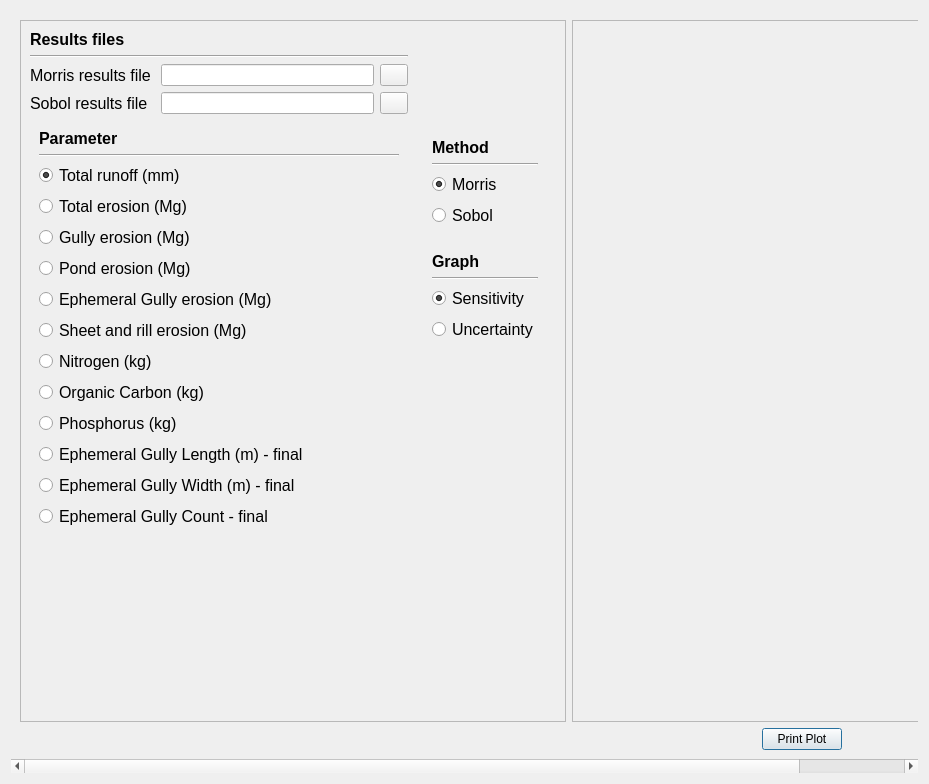
<?xml version="1.0" encoding="UTF-8"?>
<ui version="4.0">
 <class>Dialog</class>
 <widget class="QDialog" name="Dialog">
  <property name="geometry">
   <rect>
    <x>0</x>
    <y>0</y>
    <width>929</width>
    <height>784</height>
   </rect>
  </property>
  <property name="windowTitle">
   <string>Sensitivity Analysis Results</string>
  </property>
  <layout class="QGridLayout" name="gridLayout">
   <item row="0" column="0">
    <widget class="QScrollArea" name="scrollArea_9">
     <property name="styleSheet">
      <string notr="true"/>
     </property>
     <property name="frameShape">
      <enum>QFrame::NoFrame</enum>
     </property>
     <property name="widgetResizable">
      <bool>true</bool>
     </property>
     <widget class="QWidget" name="scrollAreaWidgetContents_9">
      <property name="geometry">
       <rect>
        <x>0</x>
        <y>0</y>
        <width>1037</width>
        <height>749</height>
       </rect>
      </property>
      <layout class="QGridLayout" name="gridLayout_43">
       <item row="0" column="1">
        <widget class="QFrame" name="frame_64">
         <property name="minimumSize">
          <size>
           <width>460</width>
           <height>0</height>
          </size>
         </property>
         <property name="frameShape">
          <enum>QFrame::StyledPanel</enum>
         </property>
         <property name="frameShadow">
          <enum>QFrame::Raised</enum>
         </property>
        </widget>
       </item>
       <item row="1" column="1">
        <layout class="QHBoxLayout" name="horizontalLayout_127">
         <item>
          <spacer name="horizontalSpacer_29">
           <property name="orientation">
            <enum>Qt::Horizontal</enum>
           </property>
           <property name="sizeHint" stdset="0">
            <size>
             <width>40</width>
             <height>20</height>
            </size>
           </property>
          </spacer>
         </item>
         <item>
          <widget class="QPushButton" name="print_graph_sensitivity">
           <property name="text">
            <string>Print Plot</string>
           </property>
          </widget>
         </item>
         <item>
          <spacer name="horizontalSpacer_28">
           <property name="orientation">
            <enum>Qt::Horizontal</enum>
           </property>
           <property name="sizeHint" stdset="0">
            <size>
             <width>40</width>
             <height>20</height>
            </size>
           </property>
          </spacer>
         </item>
        </layout>
       </item>
       <item row="0" column="0">
        <widget class="QFrame" name="frame_63">
         <property name="frameShape">
          <enum>QFrame::StyledPanel</enum>
         </property>
         <property name="frameShadow">
          <enum>QFrame::Raised</enum>
         </property>
         <layout class="QGridLayout" name="gridLayout_33">
          <item row="4" column="2">
           <widget class="QFrame" name="frame_26">
            <property name="frameShape">
             <enum>QFrame::NoFrame</enum>
            </property>
            <layout class="QVBoxLayout" name="verticalLayout_16">
             <item>
              <widget class="QFrame" name="frame_47">
               <property name="frameShape">
                <enum>QFrame::NoFrame</enum>
               </property>
               <layout class="QGridLayout" name="gridLayout_100">
                <item row="0" column="0">
                 <widget class="QLabel" name="label_70">
                  <property name="font">
                   <font>
                    <family>MS Shell Dlg 2</family>
                    <pointsize>12</pointsize>
                    <weight>75</weight>
                    <bold>true</bold>
                   </font>
                  </property>
                  <property name="text">
                   <string>Method</string>
                  </property>
                 </widget>
                </item>
                <item row="1" column="0">
                 <widget class="Line" name="line_method">
                  <property name="orientation">
                   <enum>Qt::Horizontal</enum>
                  </property>
                 </widget>
                </item>
                <item row="2" column="0">
                 <widget class="QRadioButton" name="radio_morris">
                  <property name="font">
                   <font>
                    <family>MS Shell Dlg 2</family>
                    <pointsize>12</pointsize>
                   </font>
                  </property>
                  <property name="text">
                   <string>Morris</string>
                  </property>
                  <property name="checked">
                   <bool>true</bool>
                  </property>
                 </widget>
                </item>
                <item row="3" column="0">
                 <widget class="QRadioButton" name="radio_sobol">
                  <property name="font">
                   <font>
                    <family>MS Shell Dlg 2</family>
                    <pointsize>12</pointsize>
                   </font>
                  </property>
                  <property name="text">
                   <string>Sobol</string>
                  </property>
                 </widget>
                </item>
               </layout>
              </widget>
             </item>
             <item>
              <widget class="QFrame" name="frame_36">
               <property name="frameShape">
                <enum>QFrame::NoFrame</enum>
               </property>
               <layout class="QGridLayout" name="gridLayout_58">
                <item row="0" column="0">
                 <widget class="QLabel" name="label_100">
                  <property name="font">
                   <font>
                    <pointsize>12</pointsize>
                    <weight>75</weight>
                    <bold>true</bold>
                   </font>
                  </property>
                  <property name="text">
                   <string>Graph</string>
                  </property>
                 </widget>
                </item>
                <item row="1" column="0">
                 <widget class="Line" name="line_graph_type">
                  <property name="orientation">
                   <enum>Qt::Horizontal</enum>
                  </property>
                 </widget>
                </item>
                <item row="2" column="0">
                 <widget class="QRadioButton" name="radio_sensitivity">
                  <property name="font">
                   <font>
                    <pointsize>12</pointsize>
                   </font>
                  </property>
                  <property name="text">
                   <string>Sensitivity</string>
                  </property>
                  <property name="checked">
                   <bool>true</bool>
                  </property>
                 </widget>
                </item>
                <item row="3" column="0">
                 <widget class="QRadioButton" name="radio_uncertainty">
                  <property name="font">
                   <font>
                    <pointsize>12</pointsize>
                   </font>
                  </property>
                  <property name="text">
                   <string>Uncertainty</string>
                  </property>
                 </widget>
                </item>
               </layout>
              </widget>
             </item>
             <item>
              <spacer name="verticalSpacer_10">
               <property name="orientation">
                <enum>Qt::Vertical</enum>
               </property>
               <property name="sizeHint" stdset="0">
                <size>
                 <width>20</width>
                 <height>40</height>
                </size>
               </property>
              </spacer>
             </item>
            </layout>
           </widget>
          </item>
          <item row="4" column="0" colspan="2">
           <widget class="QFrame" name="frame_18">
            <property name="frameShape">
             <enum>QFrame::NoFrame</enum>
            </property>
            <layout class="QGridLayout" name="gridLayout_31">
             <item row="0" column="0">
              <widget class="QLabel" name="label_71">
               <property name="font">
                <font>
                 <family>MS Shell Dlg 2</family>
                 <pointsize>12</pointsize>
                 <weight>75</weight>
                 <bold>true</bold>
                </font>
               </property>
               <property name="text">
                <string>Parameter</string>
               </property>
              </widget>
             </item>
             <item row="1" column="0">
              <widget class="Line" name="line_parameter">
               <property name="orientation">
                <enum>Qt::Horizontal</enum>
               </property>
              </widget>
             </item>
             <item row="5" column="0">
              <widget class="QRadioButton" name="pond_erosion">
               <property name="font">
                <font>
                 <family>MS Shell Dlg 2</family>
                 <pointsize>12</pointsize>
                </font>
               </property>
               <property name="text">
                <string>Pond erosion (Mg)</string>
               </property>
              </widget>
             </item>
             <item row="3" column="0">
              <widget class="QRadioButton" name="total_erosion">
               <property name="font">
                <font>
                 <family>MS Shell Dlg 2</family>
                 <pointsize>12</pointsize>
                </font>
               </property>
               <property name="text">
                <string>Total erosion (Mg)</string>
               </property>
              </widget>
             </item>
             <item row="10" column="0">
              <widget class="QRadioButton" name="phosphorus_erosion">
               <property name="font">
                <font>
                 <family>MS Shell Dlg 2</family>
                 <pointsize>12</pointsize>
                </font>
               </property>
               <property name="text">
                <string>Phosphorus (kg)</string>
               </property>
              </widget>
             </item>
             <item row="9" column="0">
              <widget class="QRadioButton" name="carbon_erosion">
               <property name="font">
                <font>
                 <family>MS Shell Dlg 2</family>
                 <pointsize>12</pointsize>
                </font>
               </property>
               <property name="text">
                <string>Organic Carbon (kg)</string>
               </property>
              </widget>
             </item>
             <item row="8" column="0">
              <widget class="QRadioButton" name="nitrogen_erosion">
               <property name="font">
                <font>
                 <family>MS Shell Dlg 2</family>
                 <pointsize>12</pointsize>
                </font>
               </property>
               <property name="text">
                <string>Nitrogen (kg)</string>
               </property>
              </widget>
             </item>
             <item row="6" column="0">
              <widget class="QRadioButton" name="ephemeral_erosion">
               <property name="font">
                <font>
                 <family>MS Shell Dlg 2</family>
                 <pointsize>12</pointsize>
                </font>
               </property>
               <property name="text">
                <string>Ephemeral Gully erosion (Mg)</string>
               </property>
              </widget>
             </item>
             <item row="2" column="0">
              <widget class="QRadioButton" name="runoff">
               <property name="font">
                <font>
                 <family>MS Shell Dlg 2</family>
                 <pointsize>12</pointsize>
                </font>
               </property>
               <property name="text">
                <string>Total runoff (mm)</string>
               </property>
               <property name="checked">
                <bool>true</bool>
               </property>
              </widget>
             </item>
             <item row="7" column="0">
              <widget class="QRadioButton" name="sheet_erosion">
               <property name="font">
                <font>
                 <family>MS Shell Dlg 2</family>
                 <pointsize>12</pointsize>
                </font>
               </property>
               <property name="text">
                <string>Sheet and rill erosion (Mg)</string>
               </property>
              </widget>
             </item>
             <item row="4" column="0">
              <widget class="QRadioButton" name="gully_erosion">
               <property name="font">
                <font>
                 <family>MS Shell Dlg 2</family>
                 <pointsize>12</pointsize>
                </font>
               </property>
               <property name="text">
                <string>Gully erosion (Mg)</string>
               </property>
              </widget>
             </item>
             <item row="11" column="0">
              <widget class="QRadioButton" name="gully_length">
               <property name="font">
                <font>
                 <family>MS Shell Dlg 2</family>
                 <pointsize>12</pointsize>
                </font>
               </property>
               <property name="text">
                <string>Ephemeral Gully Length (m) - final</string>
               </property>
              </widget>
             </item>
             <item row="12" column="0">
              <widget class="QRadioButton" name="gully_width">
               <property name="font">
                <font>
                 <family>MS Shell Dlg 2</family>
                 <pointsize>12</pointsize>
                </font>
               </property>
               <property name="text">
                <string>Ephemeral Gully Width (m) - final</string>
               </property>
              </widget>
             </item>
             <item row="13" column="0">
              <widget class="QRadioButton" name="gully_count">
               <property name="font">
                <font>
                 <family>MS Shell Dlg 2</family>
                 <pointsize>12</pointsize>
                </font>
               </property>
               <property name="text">
                <string>Ephemeral Gully Count - final</string>
               </property>
              </widget>
             </item>
             <item row="14" column="0">
              <spacer name="horizontalSpacer_14">
               <property name="orientation">
                <enum>Qt::Horizontal</enum>
               </property>
               <property name="sizeHint" stdset="0">
                <size>
                 <width>40</width>
                 <height>20</height>
                </size>
               </property>
              </spacer>
             </item>
            </layout>
           </widget>
          </item>
          <item row="0" column="0" colspan="2">
           <widget class="QLabel" name="label_results_files_title">
            <property name="font">
             <font>
              <family>MS Shell Dlg 2</family>
              <pointsize>12</pointsize>
              <weight>75</weight>
              <bold>true</bold>
             </font>
            </property>
            <property name="text">
             <string>Results files</string>
            </property>
           </widget>
          </item>
          <item row="1" column="0" colspan="2">
           <widget class="Line" name="line_results_files">
            <property name="orientation">
             <enum>Qt::Horizontal</enum>
            </property>
           </widget>
          </item>
          <item row="2" column="0" colspan="2">
           <layout class="QHBoxLayout" name="horizontalLayout_124">
            <item>
             <widget class="QLabel" name="label_128">
              <property name="minimumSize">
               <size>
                <width>125</width>
                <height>0</height>
               </size>
              </property>
              <property name="font">
               <font>
                <family>MS Shell Dlg 2</family>
                <pointsize>12</pointsize>
               </font>
              </property>
              <property name="text">
               <string>Morris results file</string>
              </property>
             </widget>
            </item>
            <item>
             <widget class="QLineEdit" name="csv_results_morris">
              <property name="minimumSize">
               <size>
                <width>213</width>
                <height>0</height>
               </size>
              </property>
             </widget>
            </item>
            <item>
             <widget class="QPushButton" name="browse">
              <property name="maximumSize">
               <size>
                <width>28</width>
                <height>16777215</height>
               </size>
              </property>
              <property name="text">
               <string/>
              </property>
             </widget>
            </item>
           </layout>
          </item>
          <item row="3" column="0" colspan="2">
           <layout class="QHBoxLayout" name="horizontalLayout_126">
            <item>
             <widget class="QLabel" name="label_129">
              <property name="minimumSize">
               <size>
                <width>125</width>
                <height>0</height>
               </size>
              </property>
              <property name="font">
               <font>
                <family>MS Shell Dlg 2</family>
                <pointsize>12</pointsize>
               </font>
              </property>
              <property name="text">
               <string>Sobol results file</string>
              </property>
             </widget>
            </item>
            <item>
             <widget class="QLineEdit" name="csv_results_2">
              <property name="minimumSize">
               <size>
                <width>213</width>
                <height>0</height>
               </size>
              </property>
             </widget>
            </item>
            <item>
             <widget class="QPushButton" name="browse_2">
              <property name="maximumSize">
               <size>
                <width>28</width>
                <height>16777215</height>
               </size>
              </property>
              <property name="text">
               <string/>
              </property>
             </widget>
            </item>
           </layout>
          </item>
          <item row="5" column="0">
           <spacer name="verticalSpacer_9">
            <property name="orientation">
             <enum>Qt::Vertical</enum>
            </property>
            <property name="sizeHint" stdset="0">
             <size>
              <width>17</width>
              <height>37</height>
             </size>
            </property>
           </spacer>
          </item>
         </layout>
        </widget>
       </item>
      </layout>
     </widget>
    </widget>
   </item>
  </layout>
 </widget>
 <resources/>
 <connections/>
</ui>
